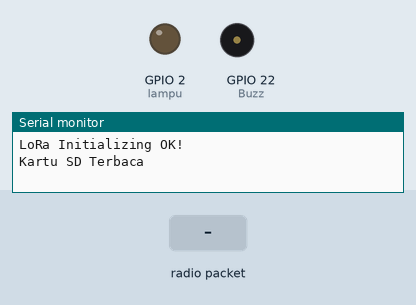
Recording of a sketch running on a simulated ESP32. On the bench: output pins drawn as LEDs (lit = HIGH), buzzer (waves = sounding), the last lines printed to the serial monitor. Inputs (shaded band) come from the test bench. Storage starts empty; no radio packets arrive unless stated.

Above: at 1.2 s.
1.3 s: radio packet ";" arrives
At 2.42 s:
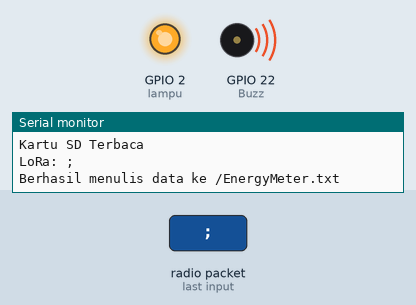
6.4 s: radio packet "1" arrives
At 8.3 s:
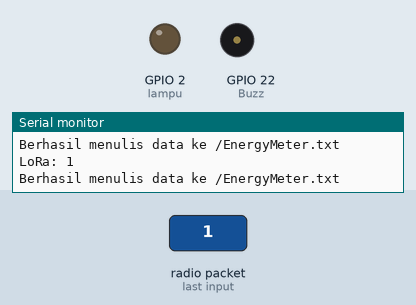
Timing chart, 0 to 9.8 s (numbered marks = the images above; inputs shaded):
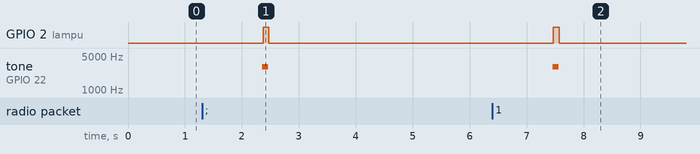

Measured:
- after the input at 1.3 s, GPIO 2 (lampu): LOW → HIGH after 1.1 s, → LOW 0.10 s later; tone on GPIO 22 (Buzz): silent → 3000 Hz after 1.1 s, → silent 0.10 s later
- after the input at 6.4 s, GPIO 2 (lampu): LOW → HIGH after 1.1 s, → LOW 0.10 s later; tone on GPIO 22 (Buzz): silent → 3000 Hz after 1.1 s, → silent 0.10 s later

The sketch:

Data_Colector_LoRa.ino
```cpp
#include <LoRa.h>
#include <SD.h>

// define pin
#define ss 5
#define rst 15
#define dio0 4
#define cardSelect 21
#define Buzz 22
#define lampu 2

String LoRaData;                       //menyiapkan variabel untuk menyimpan bacaan dari LoRa
String ID_alat;                        //variabel untuk menyimpan ID alat
File myFile;                           //inisiasi nama perintah File
String namaFile = "/EnergyMeter.txt";  //inisiasi nama file yang akan ditulis


void setup() {
  Serial.begin(115200);  //baudrate alat untuk terhubung melalui komunikasi serial
  pinMode(Buzz, OUTPUT);
  pinMode(lampu, OUTPUT);

  // mengatur LoRa
  LoRa.setPins(ss, rst, dio0);
  LoRa.setGain(6);
  LoRa.setTxPower(20);
  while (!LoRa.begin(915E6)) {  //915 adalah frekuensi LoRa dalam MHz
    Serial.println(".");
    delay(500);
  }
  LoRa.setSyncWord(0xA6);  // samakan ke reciever / transmitter untuk enkripsi data
  Serial.println("LoRa Initializing OK!");

  //memulai SD card
  SD.begin(cardSelect);
  if (!SD.begin(cardSelect)) {  //membaca apakah ada SD card atau tidak
    Serial.println("Gagal Memuat Kartu SD");
    delay(1000);
    ESP.restart();
  } else {
    Serial.println("Kartu SD Terbaca");
  }
}

void loop() {
  //membaca jika ada data masuk dari LoRa
  int packetSize = LoRa.parsePacket();
  if (packetSize) {
    while (LoRa.available()) {
      LoRaData = LoRa.readString();
      int index = LoRaData.indexOf(";");
      ID_alat = LoRaData.substring(0, index);
      String kirim = ID_alat + " diterima";
      LoRa.beginPacket();
      LoRa.print(kirim);  // mengirim gabungan data JSON ke LoRa
      LoRa.endPacket();
      Serial.print("LoRa: ");
      Serial.println(LoRaData);
      tone(Buzz, 3000, 100);
    }

    //membuka file yang akan diisi
    File myFile = SD.open(namaFile, FILE_APPEND);

    if (!myFile) {                             // cek apakah file ada atau tidak
      myFile = SD.open(namaFile, FILE_WRITE);  // membuat file baru
      // Serial.println("File_Write");  //debug
    } else {
      // Serial.println("File_Append"); //debug
    }
    //Mencatat data ke SD
    if (myFile) {
      myFile.println();
      myFile.print(LoRaData);
      myFile.close();
      Serial.print("Berhasil menulis data ke ");
      Serial.println(namaFile);
      //indikator berhasil menulis ke file
      digitalWrite(lampu, HIGH);
      delay(100);
      digitalWrite(lampu, LOW);
    } else {
      Serial.println("gagal menulis file");
      delay(1000);
      ESP.restart();
    }
  }
  if (Serial.available()) {
    String bukaFile = Serial.readString();
    Serial.println();
    Serial.println(bukaFile);
    File myFile = SD.open(bukaFile, FILE_READ);
    if (myFile) {
      // baca seluruh data di dalam file
      while (myFile.available()) {
        Serial.write(myFile.read());
      }
      myFile.close();
    } else {
      // jika file tidak terbaca
      Serial.println("gagal membuka file");
    }
  }
}
```
